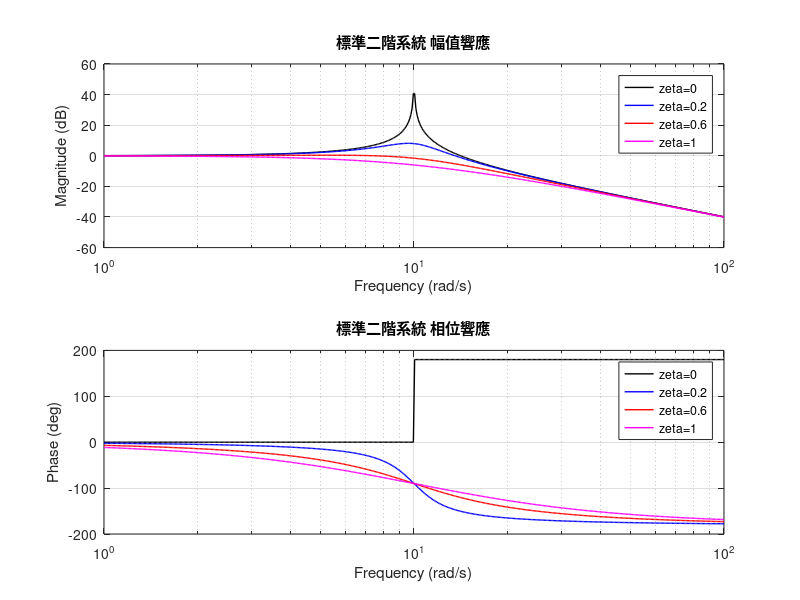

Source code (MATLAB):
wn = 10;
zetas = [0, 0.2, 0.6, 1];
colors = {'k', 'b', 'r', 'm'};

w = logspace(0, 2, 500);

figure;
hold on;
for i = 1:length(zetas)
    zeta = zetas(i);
    num = wn^2;
    den = [1 2*zeta*wn wn^2];
    [mag, phase] = bode(tf(num, den), w);
    mag = squeeze(mag);
    phase = squeeze(phase);
    % 大小(dB)
    subplot(2,1,1);
    semilogx(w, 20*log10(mag), colors{i}, 'LineWidth', 1);
    hold on;
    % 相位(deg)
    subplot(2,1,2);
    semilogx(w, phase, colors{i}, 'LineWidth', 1);
    hold on;
end

subplot(2,1,1);
xlabel('Frequency (rad/s)');
ylabel('Magnitude (dB)');
title('標準二階系統 幅值響應');
legend('zeta=0', 'zeta=0.2', 'zeta=0.6', 'zeta=1');
grid on;

subplot(2,1,2);
xlabel('Frequency (rad/s)');
ylabel('Phase (deg)');
title('標準二階系統 相位響應');
legend('zeta=0', 'zeta=0.2', 'zeta=0.6', 'zeta=1');
grid on;
hold off;